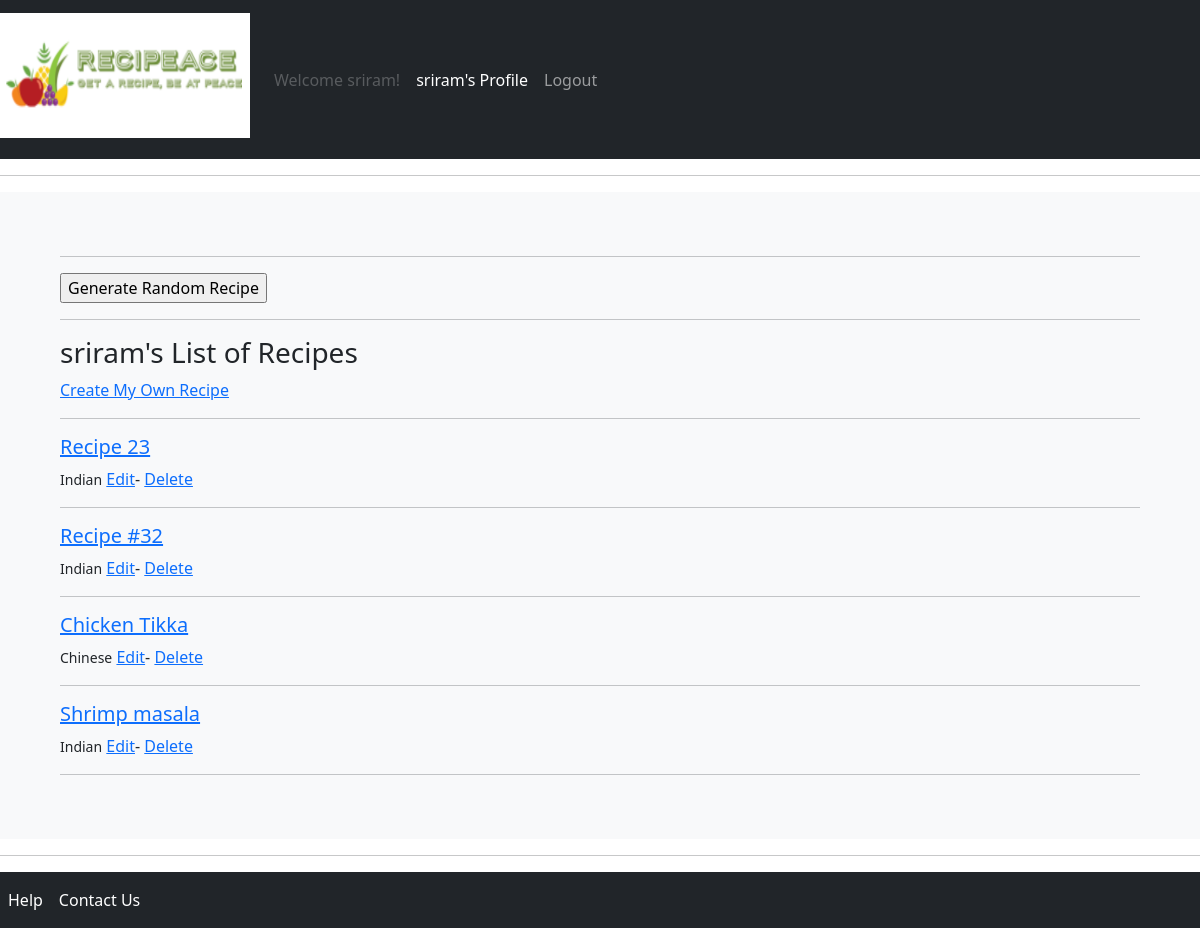
Before: /profile/1/ (signed in) with the older database file.
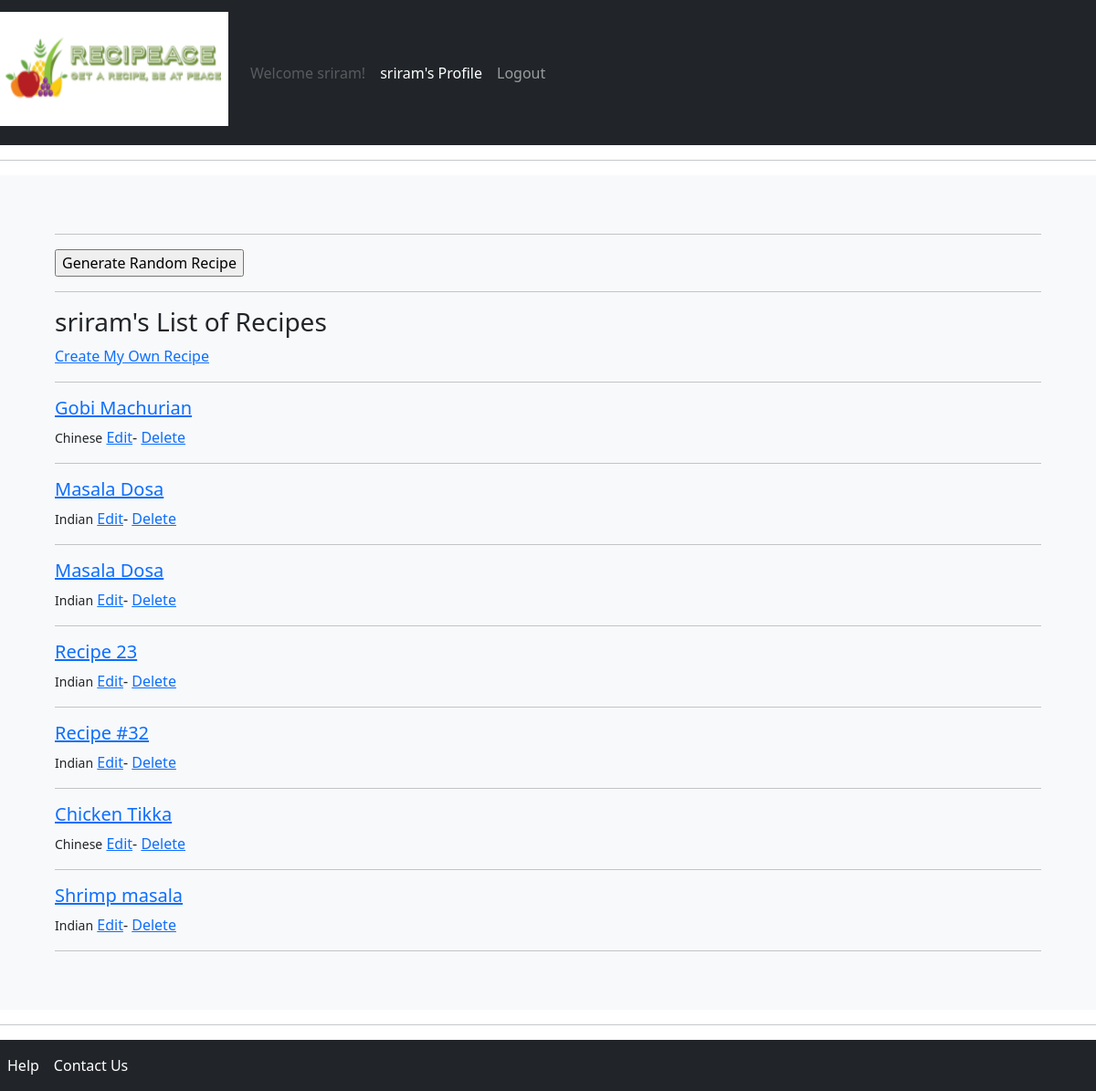
After: the same page with the newer database file.
### base/models.py (models this page shows, shortened)
class Recipe(models.Model):
    host = models.ForeignKey(User, on_delete=models.SET_NULL, null=True)
    cuisine = models.ForeignKey(Cuisine, on_delete=models.SET_NULL, null=True)
    name = models.CharField(max_length=200)
    description = models.TextField(null=True, blank=True)
    updated = models.DateTimeField(auto_now=True)
    created = models.DateTimeField(auto_now_add=True)
    class Meta:
        ordering = ['-updated','-created']

class Cuisine(models.Model):
    name = models.CharField(max_length=200)

### base/views.py (the view, shortened to what this page needs)
# urls.py: path('profile/<str:pk>/', views.recipeGenerator, name="recipe-generator"),
def recipeGenerator(request,pk):
    user = User.objects.get(id=pk)
    recipes = Recipe.objects.all()
    form = UserCreationForm()
    context = {'user':user,'recipes':recipes,'form':form, 'pk':pk}
    return render(request, 'base/profile.html', context)

### base/templates/base/profile.html (shortened to what this page needs)
{% extends 'main.html' %} {% block content%}
<section class="bg-light text-dark p-5 text-left">
  <div class="container">
    <hr />
    <form method="POST" action="">
      <input type="Submit" value="Generate Random Recipe" />
      <hr />
      <h3>{{user.username}}'s List of Recipes</h3>
      <a href="{% url 'create-recipe'%}">Create My Own Recipe</a>
      <hr />
    </form>
    {% for recipe in recipes %}
    <div>
      {% if request.user == recipe.host %}
      <h5>
        <a href="{% url 'recipe' recipe.id %}">{{recipe.name}}</a>
      </h5>
      <small>{{recipe.cuisine.name}}</small>
      <a href="{% url 'update-recipe' recipe.id%}">Edit</a>-
      <a href="{% url 'delete-recipe' recipe.id%}">Delete</a>
      <hr />
      {% endif %}
    </div>
    {% endfor %}
  </div>
</section>
{%endblock content%}

### templates/main.html (shortened to what this page needs)
{% load static %}
<!DOCTYPE html>
<html lang="en">
  <head>
    <link href="https://cdn.jsdelivr.net/npm/bootstrap@5.1.3/dist/css/bootstrap.min.css" rel="stylesheet">
  </head>
  <body>
    {% include 'navbar.html'%}
 {% block content%} {% endblock %}
  </body>
  <footer>{% include 'bottom.html'%}</footer>
</html>

### templates/navbar.html (shortened to what this page needs)
{%load static%}
<nav class="navbar navbar-expand-lg navbar-dark bg-dark">
  <a href="/" class="navbar-brand mb=0 h1">
    <img src="{%static 'logo.png'%}" width="250" height="125" />
  </a>
  {% if request.user.is_authenticated %}
  <div class="collapse navbar-collapse" id="navbar-nav">
    <ul class="navbar-nav">
      <li class="nav-item">
        <a href="'#" class="nav-link disabled">Welcome {{request.user}}!</a>
      </li>
      <li class="nav-item active">
        <a
          href="{%url 'recipe-generator' request.user.id%}"
          class="nav-link active"
          >{{request.user}}'s Profile</a
        >
      </li>
      <li class="nav-item">
        <a href="{%url 'logout'%}" class="nav-link">Logout</a>
      </li>
    </ul>
  </div>
  {%endif%}
</nav>
<hr />

### templates/bottom.html
<hr />
<nav class="navbar navbar-expand-lg navbar-dark bg-dark">
  <div class="collapse navbar-collapse" id="navbar-nav">
    <ul class="navbar-nav">
      <li class="nav-item">
        <a href="{%url 'help-page'%}" class="nav-link active">Help</a>
      </li>
      <li class="nav-item active">
        <a href="{%url 'contact-us'%}" class="nav-link active">Contact Us</a>
      </li>
    </ul>
  </div>
</nav>

Changed rows visible on the page:
added Recipe: name "Gobi Machurian", cuisine.name "Chinese"
added Recipe: name "Masala Dosa", cuisine.name "Indian"
added Recipe: name "Masala Dosa", cuisine.name "Indian"
